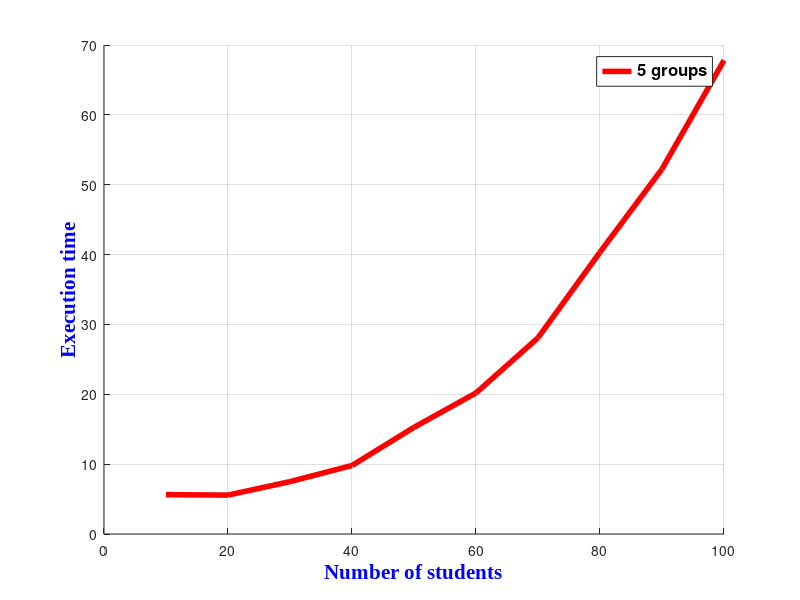

This figure's MATLAB source:
%G?n?ration de quatre fonctions cosinus
Cent=[10 5.630721300000000;20 5.567379500000000;30 7.497968300000000;40 9.805852600000000;50 15.269263600000000;60 20.188015700000000;70 28.084572900000000;80 40.345086200000000;90 52.236825000000000;100 67.808553900000000];
grid
%axis([50 2.5 -5 13])
hold
plot(Cent(:,1),Cent(:,2),'r','linewidth',4);
% La fonction plot fonctionne par paire: on indique d'abord le vecteur en abscisse puis le vecteur en ordonn?e.
% On peut par la suite rajouter une couleur ou un style en utilisant un code entre les ''. 
%Ces codes sont r?sum?s en fin de tutoriel (menututo.com) 

legend({'5 groups'},'Location','northeast',...    %L?gende du trac? avec le texte ? afficher se trouvant entre {}
      'FontSize',12,'FontWeight','bold')
% L'option Location indique l'emplacement de la l?gende dans la figure
% L'option FontSize indique la taille de la police
% L'option FontWeight permet de mettre le texte en gras en ?crivant 'bold' ? la suite
  
xlabel('Number of students','FontSize',15,...              %Nom de l'axe des abscisses du trac?
       'FontWeight','bold','FontName',...
       'Times New Roman','Color','b')
ylabel('Execution time','FontSize',15,...      %Nom de l'axe des ordonn?es du trac?
       'FontWeight','bold','FontName',...
       'Times New Roman','Color','b')